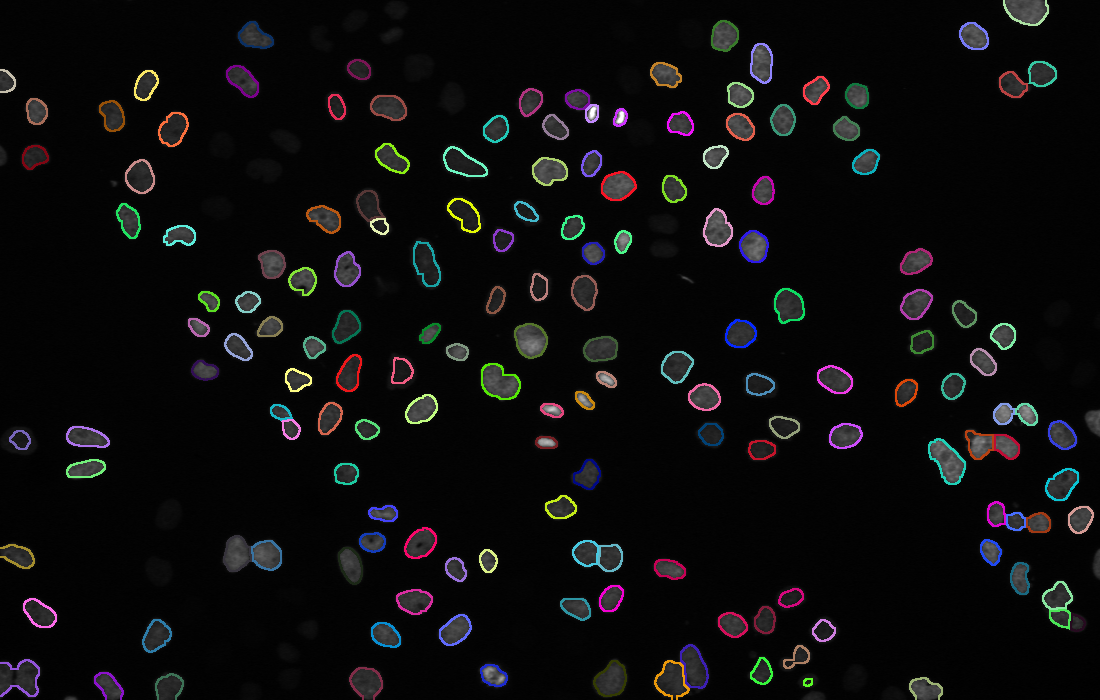
#> input picture Contour/t013.png, 1100 x 700 px, found by its file name; the run also reads 2 pictures not shown here
$ jupyter execute --allow-errors Untitled.ipynb   (older library calls are emulated)
#> lines starting #> are read from the running program, lines starting #| are printed output that depends on the picture; after the words box and inside, x2 and y2 are one past the last pixel; in counts of white or black regions, pixels touching at a corner belong together
[cell 1]
import cv2
import numpy as np
import matplotlib.pyplot as plt
from PIL import Image
from scipy import ndimage as ndi
from skimage.morphology import watershed
from skimage.feature import peak_local_max
import matplotlib.image as mpimg
size = 700, 1100# change here
img = cv2.imread('Sequences/01/t013.tif',-1)
print(img)
#> (printed output is left out)

plt.imshow(img, cmap="gray")
plt.show()

[cell 2]
img = cv2.imread('Sequences/01_GT/SEG/man_seg013.tif',-1)
print(img)
#| None

#> (the rest of this cell did not finish here and is left out)

[cell 3]
img = cv2.imread('Sequences/01_GT/TRA/man_track013.tif',-1)
print(img)
#| None
#> further down, img is the input picture: PIL image 1100x700 RGB; mean R, G, B 13, 12.7, 13.1
#| <PIL.PngImagePlugin.PngImageFile image mode=RGB size=1100x700 at 0x7FCF0D9DE310>

#> (the rest of this cell did not finish here and is left out)

[cell 4]
def apply_watershed(img, threshold=None):

    # TODO: Apply Watershed on image
    # Follow the following hints as per the lab specification.

    # Step 1 - Convert the image to gray scale
    # and convert the image to a numpy matrix
#> called with threshold = 6.5
    img_grey = img.convert('L')
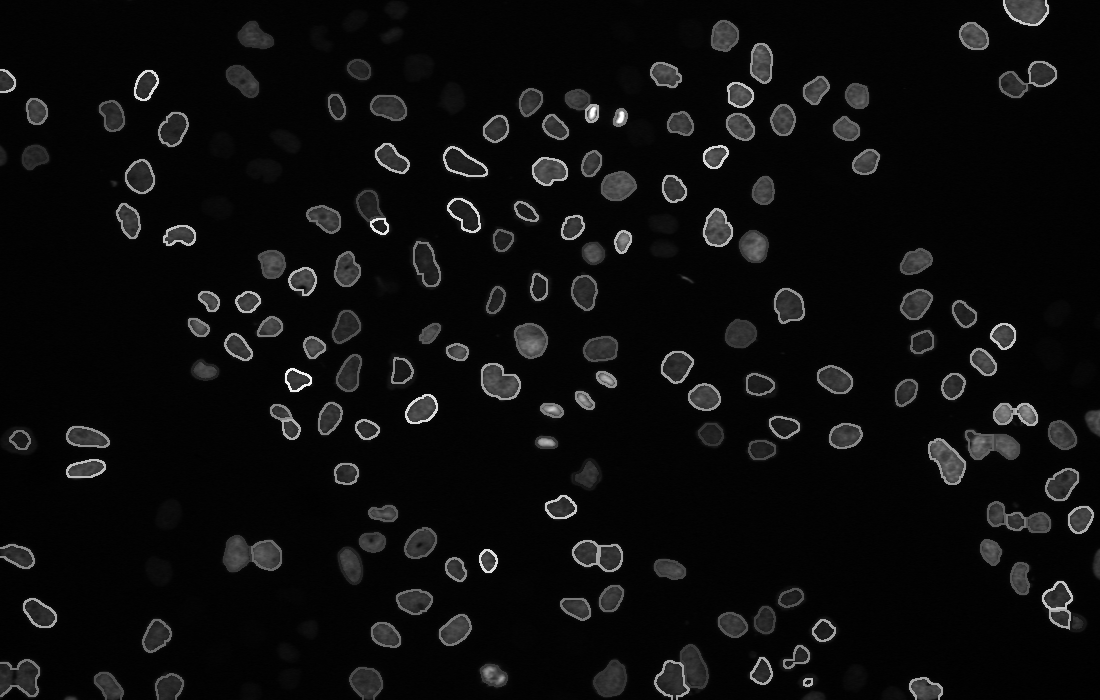
#> img_grey: PIL image 1100x700 L; min 0, max 255, mean 12.8
    if threshold != None:
        #1 binary image(black or white), L greyscale, P color
        #https://www.geeksforgeeks.org/python-pil-image-point-method/
        img_grey = img_grey.point(lambda p:0 if p < threshold else p)
    img_array = np.array(img_grey)

    # Step 2 - Calculate the distance transform
    # Hint: use ndi.distance_transform_edt(img_array)
    distance = ndi.distance_transform_edt(img_array)
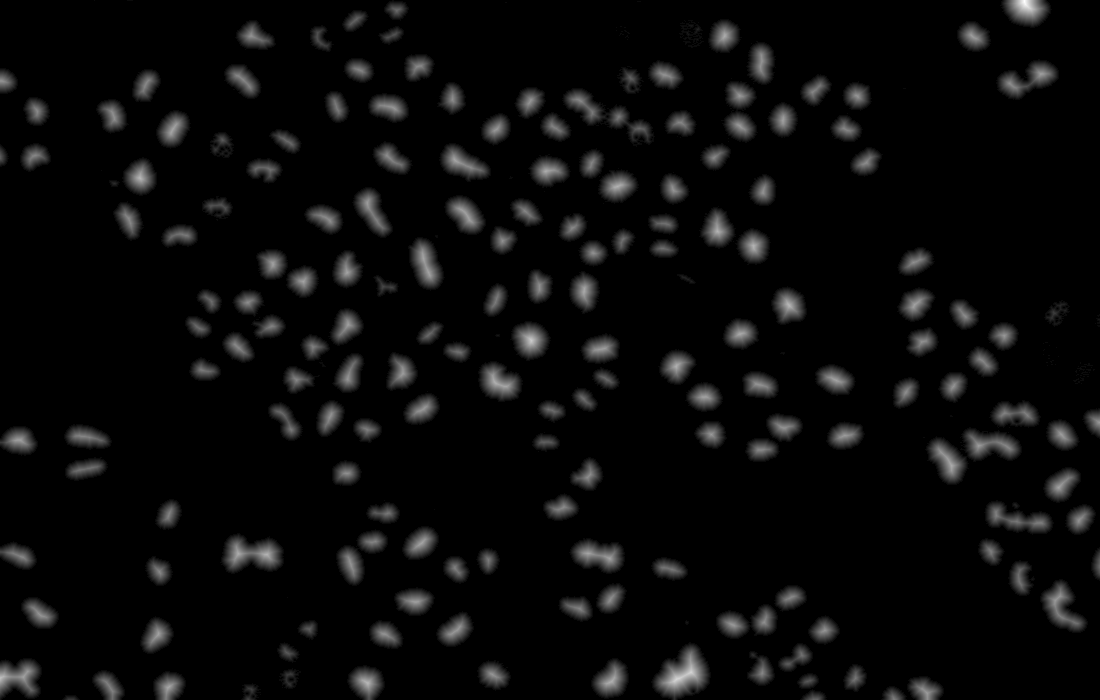
#> distance: shape (700, 1100) float64; min 0, max 23.02, mean 0.9; drawn with min black and max white

    # Step 3 - Generate the watershed markers
    # Hint: use the peak_local_max() function from the skimage.feature library
    # to get the local maximum values and then convert them to markers
    # using ndi.label() -- note the markers are the 0th output to this function
    local_max = peak_local_max(distance, footprint=np.ones((3, 3)), labels=img_array)
#> local_max = 74037 pairs, first value 1 to 698, second value 1 to 1098
    mask = np.zeros(distance.shape, dtype=bool)
    mask[tuple(local_max.T)] = True
    markers = ndi.label(mask)[0]

    # Step 4 - Perform watershed and store the labels
    # Hint: use the watershed() function from the skimage.morphology library
    # with three inputs: -distance, markers and your image array as a mask
    ws_labels = watershed(-distance, markers,mask=img_array)
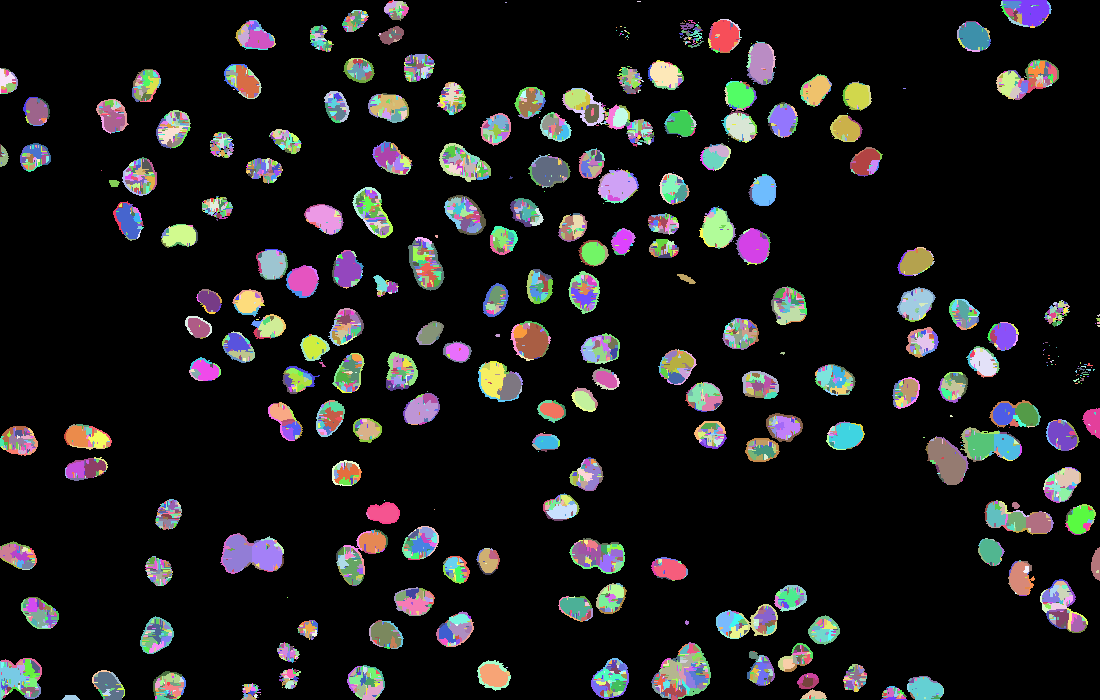
#> ws_labels: shape (700, 1100) int32; 5792 distinct labels, from 0 to 5791; one colour per label, 0 black

    return ws_labels, distance

[cell 5]
# [18 lines left out: function plot_two_images, not called in this run]

[cell 6]
import cv2
import numpy as np
from skimage.morphology import reconstruction
from skimage.feature import peak_local_max
from scipy import ndimage as ndi
from scipy import ndimage
import matplotlib.pyplot as plt
import os
import imageio
from osgeo import gdal

def mk_dirs(path):
  if not os.path.isdir(path):
      os.makedirs(path)

# [40 lines left out: functions fill_small_holes, remove_small_dots, remove_border_object, binarize_and_optimize_image, not called in this run]

def extract_boundary(mask:np.ndarray,show_result:bool=False) -> np.ndarray:
    '''
    Extract the outer cell boundary from imput mask
    Args:
        mask: 2d numpy array, 255 for foreground, 0 for background
        show_result: verbose to print image
    Output:
        image with only contours,
        pixel value of 255 indicates contour, 0 indicates background
    '''
#> called with show_result = True
    d_mask = ndimage.binary_dilation(mask)
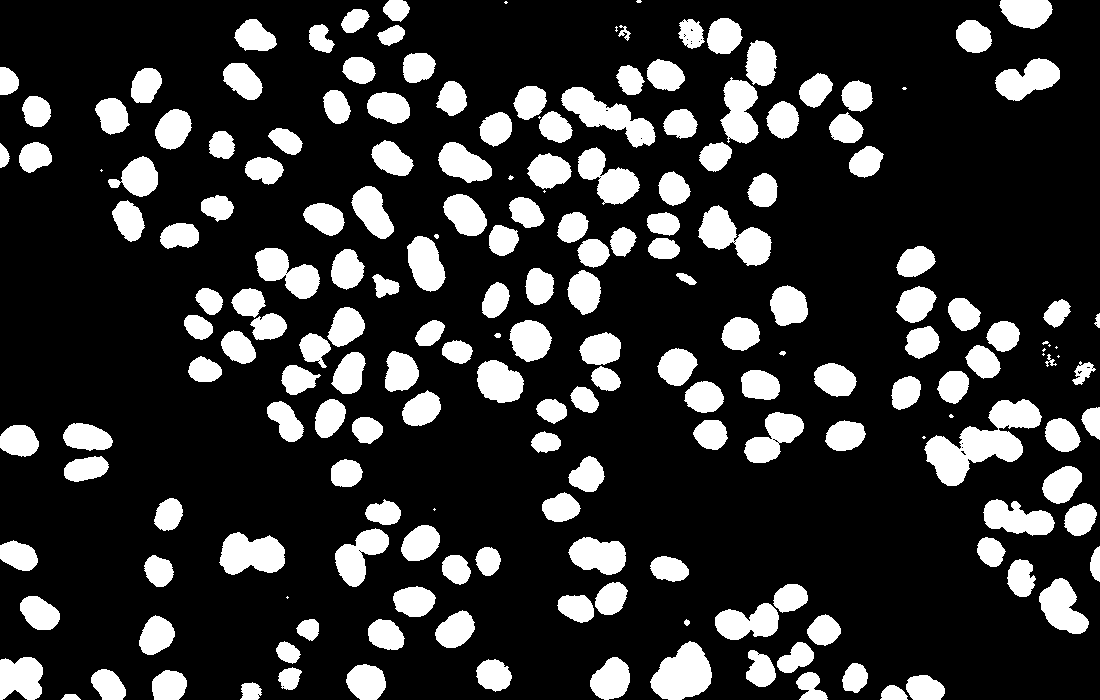
#> d_mask: shape (700, 1100) bool; 19.8% white; 193 white regions (19 under 20 px), largest, box (x1, y1, x2, y2) and area: (924, 399, 1042, 486) 4406, (650, 641, 712, 700) 2457, (561, 87, 656, 148) 2378
    res = np.zeros(d_mask.shape)
    res[d_mask==True] = 255
    res = res.astype('int32')
    output = np.subtract(res,mask)
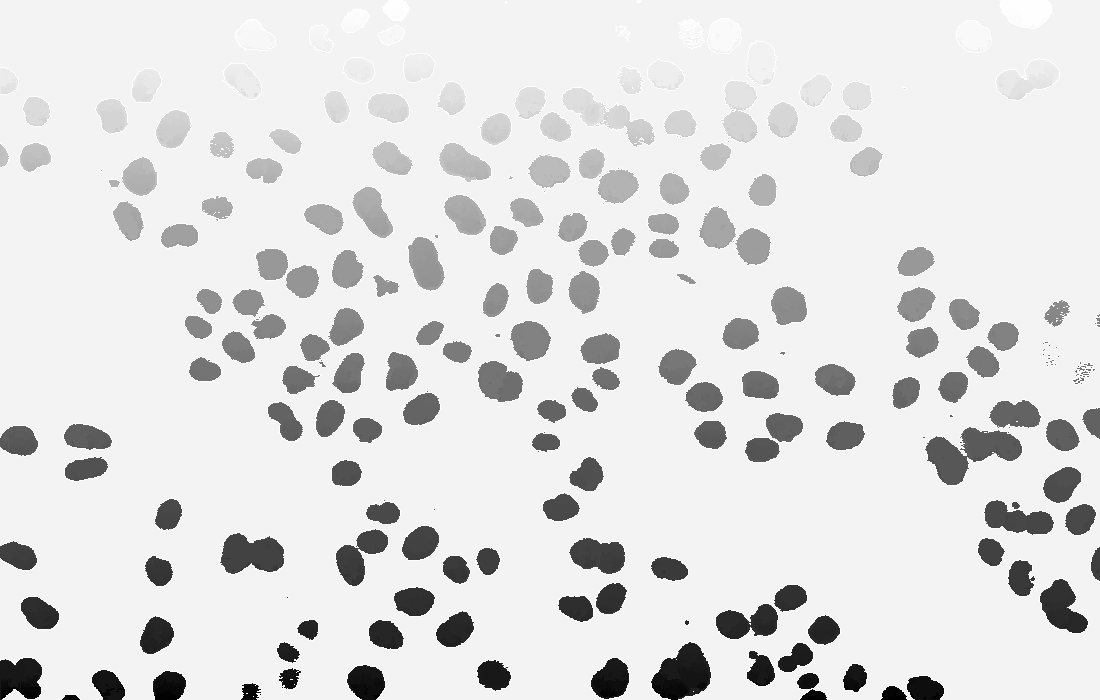
#> output: shape (700, 1100) int32; min -5536, max 255, mean -453.6; drawn with min black and max white
    if show_result:
        plt.imshow(output,cmap='gray')
        plt.show()
    return output

# img_folder = '/content/Sequences_p/pseudo_masks/01/'
# des = '/content/test.gif'
def to_gif(img_folder:str, des:str):
    '''
    Warning: This function may only work on Colab

    Args:
        img_folder: folder that contain images to be compressed to gif
        des: destination for .gif file
    Output:
        saved .gif file on destination
    '''
    filenames = sorted(os.listdir(img_folder))
    # print(filenames)
    images = []

    for filename in filenames:
        if filename.split('.')[-1]=='tif':
          images.append(gdal.Open(img_folder+filename).ReadAsArray())
        else:
          images.append(imageio.imread(img_folder+filename,plugin='matplotlib'))
    imageio.mimsave(des, images)

# [7 lines left out: function plot_two_imgs, not called in this run]

# get all pos on image for given label
def get_pos_list(img:np.array, label:int) -> [tuple]:
    '''
    Args:
    img: TRA image(.tif) or instance segmentation image in np.array type
    label: label for a unique cell
    '''
    out = list(zip(*np.where(img==label)))
    # reverse the output list so that x=tuple[0], y=tuple[1]
    reversed = [t[::-1] for t in out]
    return reversed

# calculate the centroid of a list of positions
def get_centroid(pos:[tuple],dtype:str='float') -> tuple:
    x, y = zip(*pos)
    l = len(x)
    if dtype=='int':
        return round(sum(x)/l), round(sum(y)/l)
    else:
        return sum(x)/l, sum(y)/l

# get all centroids in the given image
def get_all_centroids(img:np.array) -> {tuple}:
    '''
    Args:
    img: image with unique number represent unique cell
    Output:
    dictionary with key:label,
                    value:(total pixels for this label, corresponding centroid)
    '''
    labels = np.unique(img)
    output = {}
    for label in labels:
        pos_list = get_pos_list(img,label)
        n_pixels = len(pos_list)
        # filter the background label
        if n_pixels<100000:
            centroid = get_centroid(pos_list,'int')
            output[label] = (n_pixels,centroid)
    return output

from sklearn.cluster import KMeans
import math
# use child positions to inference the posision of parent
# [11 lines left out: function group_child, not called in this run]

[cell 7]
img_path = "new/01_stretch/t013.png"
img = Image.open(img_path)
print(img)
#img_mat = np.array(img)

ws_labels, distance = apply_watershed(img, threshold=6.5)
plt.imshow(ws_labels,cmap='gray')
plt.show()
bor_img = extract_boundary(ws_labels,True)

[cell 8]
img = cv2.imread('Sequences/01_GT/TRA/man_track000.tif',-1)
#> (the rest of this cell did not finish here and is left out)

[cell 9]
img1 = cv2.imread('new/01_stretch/t013.png')
cv2.line(img1, (469,178), (182,30), (255, 0, 0),10)
cv2.line(img1, (46,17), (18,300), (255, 0, 0),10)
img2 = cv2.imread('new/01_stretch/t014.png')
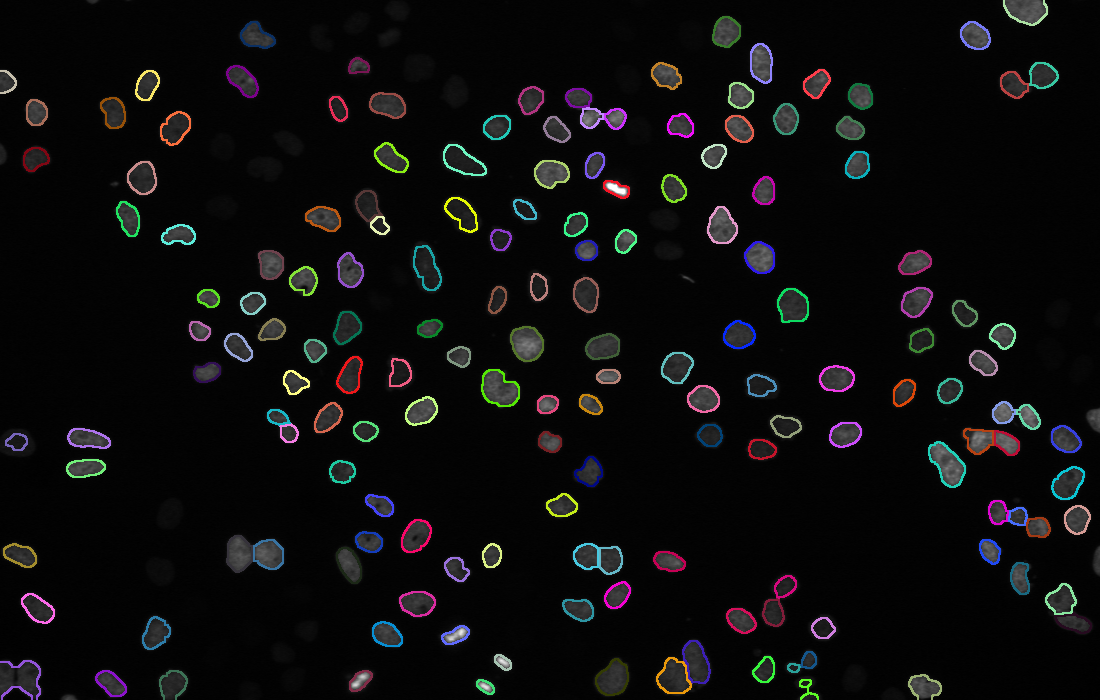
#> input picture Contour/t014.png, 1100 x 700 px, found by its file name
#> img2 is the input picture: shape (700, 1100, 3); mean B, G, R 13.1, 12.8, 13.1
plt.imshow(img1,cmap='gray')
plt.show()

[cell 10]
import os
Orig_img_folder = 'Sequences/01_GT/TRA/'
#> (the rest of this cell did not finish here and is left out)

#> (a cell that did not finish here is left out)
